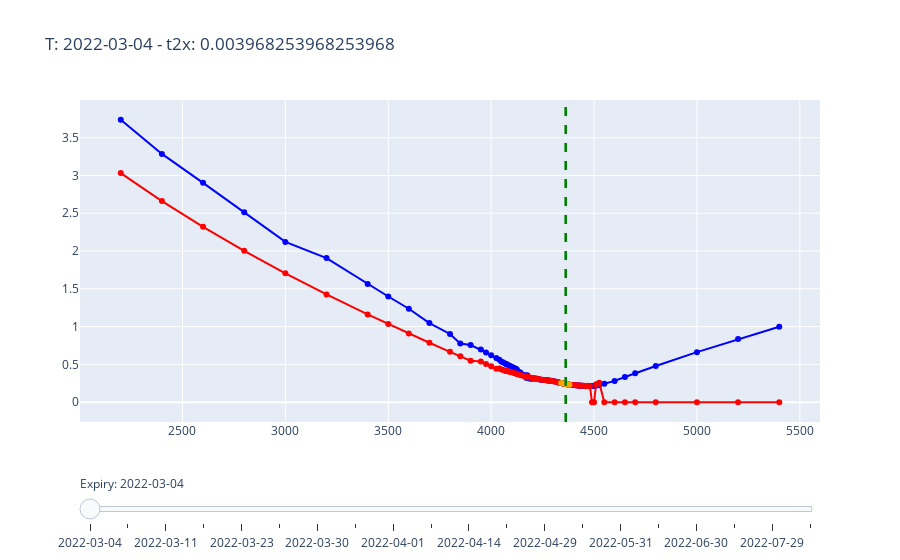
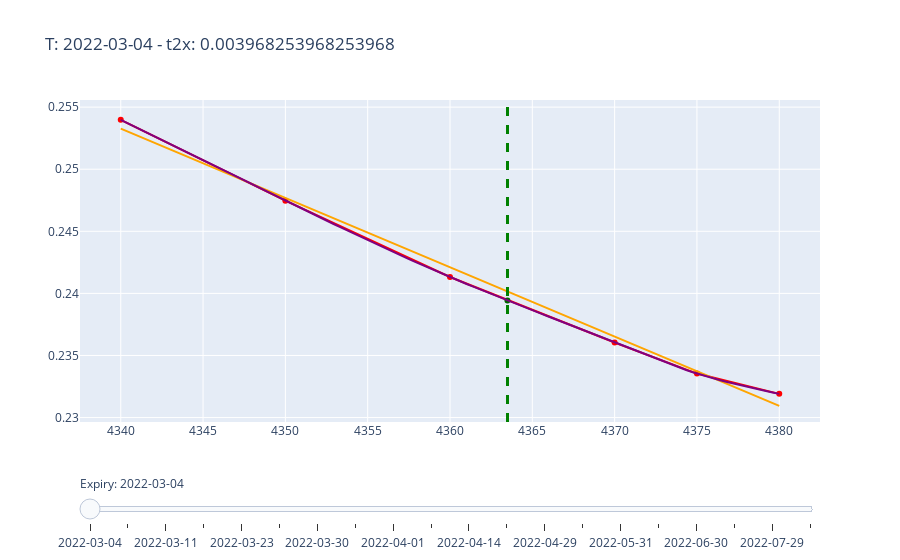
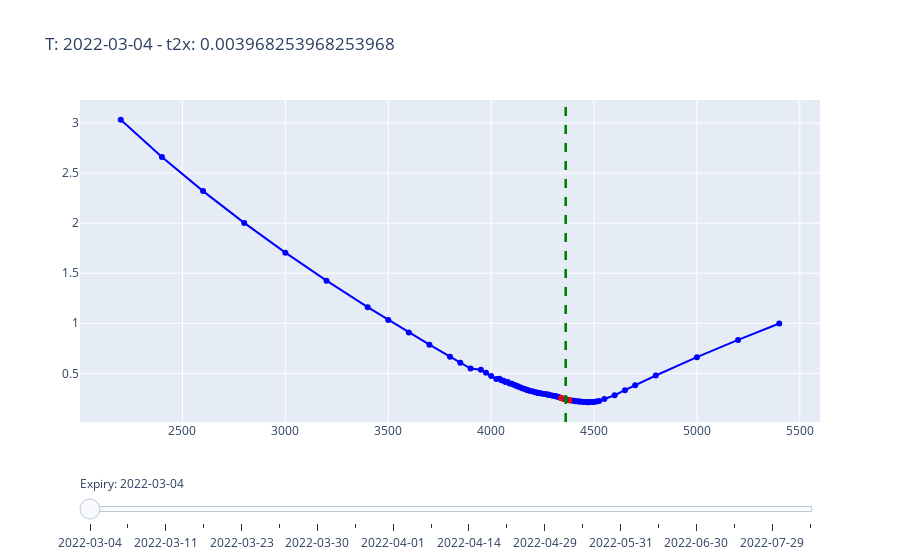
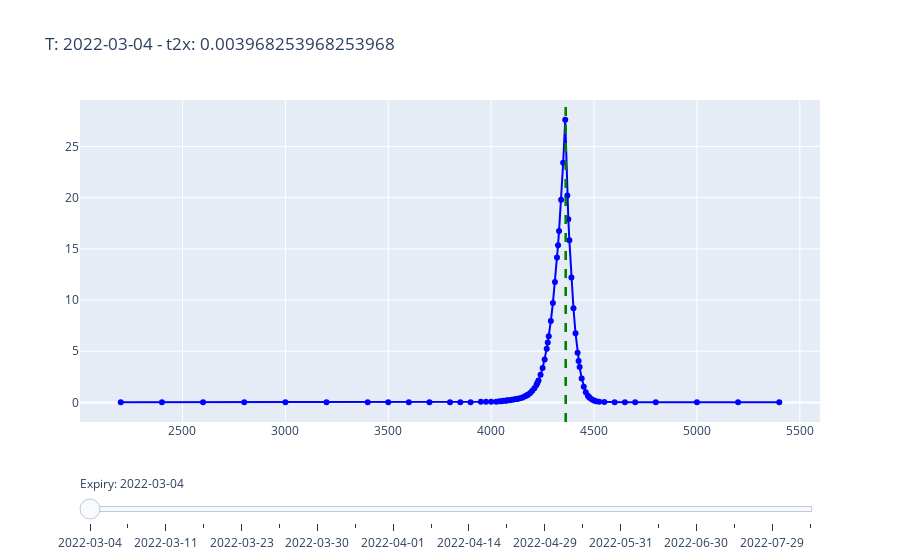

The code cell stored with these charts, in order, in its notebook:
### Code cell
nb.plot_put_call_iv(plot_closeup=False)
nb.plot_iv(plot_closeup=True)
nb.plot_iv(plot_closeup=False)
nb.plot_price(plot_closeup=False)
